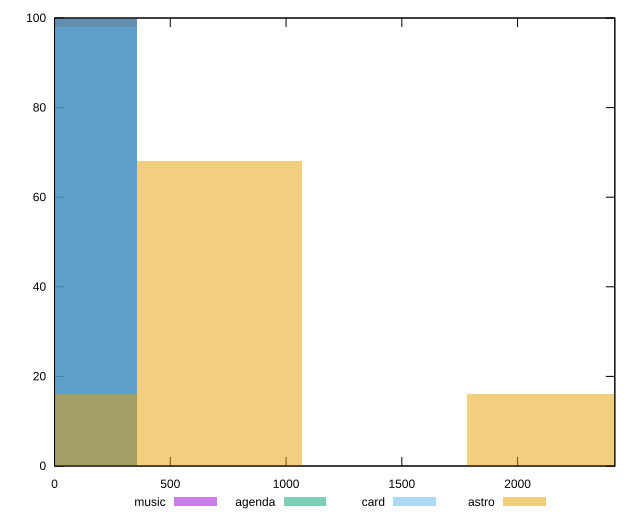

gnuplot code for this plot:
reset

$music <<EOF
0 100
EOF

$agenda <<EOF
0 100
EOF

$card <<EOF
0 98
EOF

$astro <<EOF
712.6077973387661 68
2137.8233920162984 16
0 16
EOF

set key outside below
set boxwidth 712.6077973387661
set xrange [0:2420]
set yrange [0:100]
set trange [0:100]
set style fill transparent solid 0.5 noborder
set terminal svg size 640, 520 enhanced background rgb 'white'
set output "report/report_00029_2021-02-24T13-36-40.390Z/unused-css-rules/comparison/histogram/all_raw.svg"

plot $music title "music" with boxes, \
     $agenda title "agenda" with boxes, \
     $card title "card" with boxes, \
     $astro title "astro" with boxes

reset
